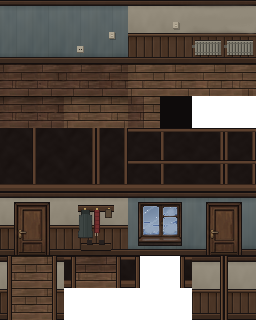
#> input picture assets/tilesets/house_atlas.png, 256 x 320 px, found by its file name
$ python sync_normals.py
#> lines starting #> are read from the running program, lines starting #| are printed output that depends on the picture; after the words box and inside, x2 and y2 are one past the last pixel; in counts of white or black regions, pixels touching at a corner belong together
### tools/build_lighting_assets.py
#!/usr/bin/env python3
"""Generate shaped 2D light textures, subtle painterly normal maps, and CanvasTexture .tres wrappers.

Produces:
  - assets/lights/light_radial_smooth.png   (256x256 smooth physically-inspired radial light)
  - assets/lights/light_window_beam.png     (256x256 angled winter window daylight spill cone)
  - assets/lights/light_lamp_cone.png       (256x256 warm tungsten desk lamp cone + soft halo)
  - assets/normals/*_n.png                  (subtle tangent-space 2D normal maps for Godot 4)
  - assets/materials/*_canvas.tres          (CanvasTexture resources linking diffuse + normal maps)
"""
from pathlib import Path
import numpy as np
from PIL import Image
from scipy.ndimage import gaussian_filter

ROOT = Path("/home/allegro/allegro-the-game")
LIGHTS_DIR = ROOT / "assets/lights"
NORMALS_DIR = ROOT / "assets/normals"
MATS_DIR = ROOT / "assets/materials"

LIGHTS_DIR.mkdir(parents=True, exist_ok=True)
NORMALS_DIR.mkdir(parents=True, exist_ok=True)
MATS_DIR.mkdir(parents=True, exist_ok=True)


# [55 lines left out: functions save_gray_light, build_light_textures, not called in this run]


def make_normal_map(
    src_path: Path,
    out_path: Path,
    strength: float = 0.42,
    blur_sigma: float = 0.65,
    tile_grid: int = 0,
    y_flip: bool = False,
) -> None:
    """Generate clean, non-noisy tangent-space 2D normal map from sprite luminance + alpha silhouette."""
#> called with strength = 0.52, blur_sigma = 0.55, tile_grid = 32, y_flip = False
    im = Image.open(src_path).convert("RGBA")
#> im is the input picture: PIL image 256x320 RGBA; mean R, G, B, A 65.9, 55.1, 47.1, 231.9
    arr = np.array(im, dtype=np.float32) / 255.0
    rgb = arr[..., :3]
    alpha = arr[..., 3]
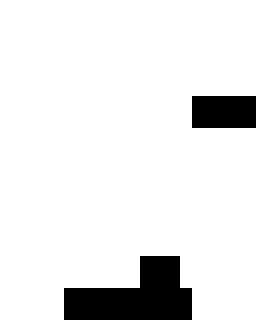
#> alpha: shape (320, 256) float32; values 0 (black) and 1 (white), 90.9% white; 2 black regions, box (x1, y1, x2, y2) and area: (64, 256, 192, 320) 5376, (192, 96, 256, 128) 2048

    # Perceptual luminance as micro-height map
    lum = 0.299 * rgb[..., 0] + 0.587 * rgb[..., 1] + 0.114 * rgb[..., 2]
    # Keep transparent pixels flat so silhouettes don't create wild gradient spikes
    # Fill transparent regions softly with neighboring edge luminance before smoothing
    height = lum.copy()
    mask = alpha > 0.5
    if not mask.all() and mask.any():
        # Gently dome sprites inward from alpha boundary so curved silhouettes catch rim light nicely!
        from scipy.ndimage import distance_transform_edt
        dist = distance_transform_edt(mask).astype(np.float32)
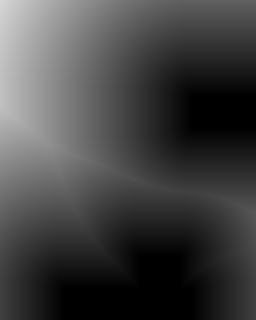
#> dist: shape (320, 256) float32; min 0, max 214.7, mean 66.9
        dome = np.clip(dist / 6.0, 0.0, 1.0)
        dome = np.sqrt(dome)  # soft convex bevel
        height = height * 0.72 + dome * 0.28
        # Neutralize outside height to nearest edge value so Sobel doesn't blow out alpha border
        _, idx = distance_transform_edt(~mask, return_indices=True)
        height = np.where(mask, height, height[idx[0], idx[1]])
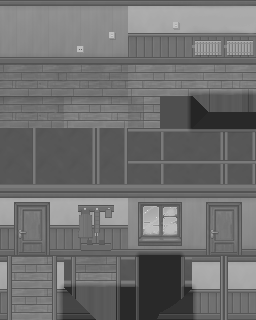
#> height: shape (320, 256) float32; min 0.148, max 0.882, mean 0.435

    if blur_sigma > 0.0:
        height = gaussian_filter(height, sigma=blur_sigma, mode="nearest")

    # Compute smooth central-difference gradients (per-tile clamped if tile_grid > 0 to avoid cross-tile bleed!)
    gx = np.zeros_like(height)
    gy = np.zeros_like(height)
    if tile_grid > 0:
        H, W = height.shape
#> H = 320; W = 256
        for ty in range(0, H, tile_grid):
            for tx in range(0, W, tile_grid):
                sub = height[ty:ty + tile_grid, tx:tx + tile_grid]
                sh, sw = sub.shape
                sub_p = np.pad(sub, 1, mode="edge")
                gx[ty:ty + sh, tx:tx + sw] = (sub_p[1:-1, 2:] - sub_p[1:-1, :-2]) * 0.5
                gy[ty:ty + sh, tx:tx + sw] = (sub_p[2:, 1:-1] - sub_p[:-2, 1:-1]) * 0.5
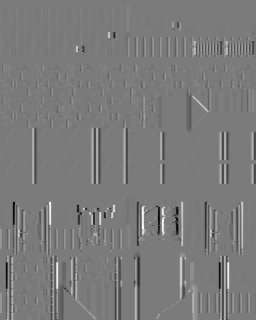
#> gx: shape (320, 256) float32; min -0.148, max 0.159, mean 5.43e-05; drawn with min black and max white
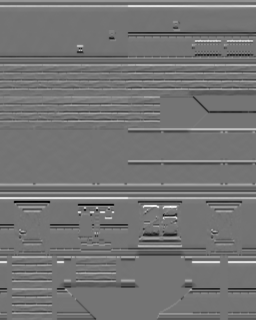
#> gy: shape (320, 256) float32; min -0.143, max 0.171, mean 0.000348; drawn with min black and max white
    else:
        hp = np.pad(height, 1, mode="edge")
        gx = (hp[1:-1, 2:] - hp[1:-1, :-2]) * 0.5
        gy = (hp[2:, 1:-1] - hp[:-2, 1:-1]) * 0.5

    # Normal vector from height gradient:
    # Godot 4 2D normal maps use OpenGL convention (+X right, +Y up in texture space -> -gy in image coords where y grows down)
    nx = -gx * strength * 4.0
    ny = (gy if y_flip else -gy) * strength * 4.0
    nz = np.ones_like(nx)
    length = np.sqrt(nx * nx + ny * ny + nz * nz)
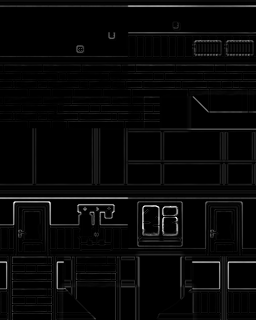
#> length: shape (320, 256) float32; min 1, max 1.07, mean 1; drawn with min black and max white
    nx /= length
    ny /= length
    nz /= length

    # Flatten transparent areas strictly to neutral normal (128, 128, 255)
    if not mask.all():
        nx = np.where(mask, nx, 0.0)
        ny = np.where(mask, ny, 0.0)
        nz = np.where(mask, nz, 1.0)

    r = np.clip((nx * 0.5 + 0.5) * 255.0 + 0.5, 0, 255).astype(np.uint8)
    g = np.clip((ny * 0.5 + 0.5) * 255.0 + 0.5, 0, 255).astype(np.uint8)
    b = np.clip((nz * 0.5 + 0.5) * 255.0 + 0.5, 0, 255).astype(np.uint8)
    a = np.full_like(r, 255)
    Image.fromarray(np.stack([r, g, b, a], axis=-1), "RGBA").save(out_path)
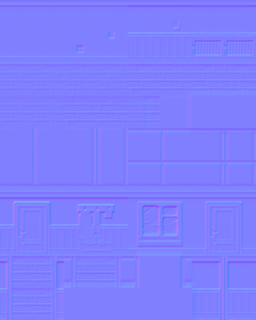
#> saved as house_atlas_n.png: PIL image 256x320 RGBA; mean R, G, B, A 127.6, 127.4, 254.8, 255


def write_canvas_texture(tres_path: Path, diffuse_res: str, normal_res: str) -> None:
    content = f"""[gd_resource type="CanvasTexture" format=3]

[ext_resource type="Texture2D" path="{diffuse_res}" id="1_diff"]
[ext_resource type="Texture2D" path="{normal_res}" id="2_norm"]

[resource]
diffuse_texture = ExtResource("1_diff")
normal_texture = ExtResource("2_norm")
texture_filter = 1
"""
    tres_path.write_text(content)


def build_normals_and_materials() -> None:
    specs = [
        ("house_atlas", "assets/tilesets/house_atlas.png", 0.52, 0.55, 32),
        ("house_furniture_atlas", "assets/tilesets/house_furniture_atlas.png", 0.40, 0.65, 0),
        ("house_props_atlas", "assets/tilesets/house_props_atlas.png", 0.36, 0.60, 32),
        ("simple_desk", "assets/tilesets/simple_desk.png", 0.42, 0.65, 0),
        ("boy_room_furniture", "assets/tilesets/boy_room_furniture.png", 0.40, 0.65, 0),
        ("hallway_runner_rug", "assets/tilesets/hallway_runner_rug.png", 0.38, 0.55, 0),
        ("hero_allegro_sheet", "assets/characters/hero_allegro_sheet.png", 0.34, 0.70, 48),
        ("kitchen_wall_unit", "assets/tilesets/kitchen_wall_unit.png", 0.42, 0.60, 0),
        ("kitchen_table", "assets/tilesets/kitchen_table.png", 0.40, 0.65, 0),
        ("kitchen_chair_r", "assets/tilesets/kitchen_chair_r.png", 0.38, 0.65, 0),
        ("kitchen_chair_l", "assets/tilesets/kitchen_chair_l.png", 0.38, 0.65, 0),
    ]
    for name, rel_path, strength, sigma, grid in specs:
        src = ROOT / rel_path
        norm_rel = f"assets/normals/{name}_n.png"
        make_normal_map(src, ROOT / norm_rel, strength=strength, blur_sigma=sigma, tile_grid=grid, y_flip=False)
        write_canvas_texture(MATS_DIR / f"{name}_canvas.tres", f"res://{rel_path}", f"res://{norm_rel}")
#> pass 2 of the loop in build_normals_and_materials, `for name, rel_path, strength, sigma, grid in specs:`:
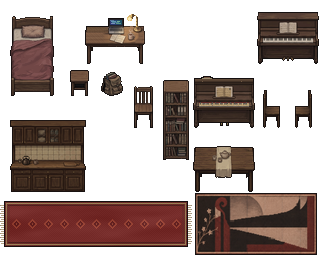
#> input picture assets/tilesets/house_furniture_atlas.png, 320 x 256 px, found by its file name
#> in make_normal_map, im is the input picture: PIL image 320x256 RGBA; mean R, G, B, A 40.9, 26.7, 22.4, 117.7
#> arr: shape (256, 320, 4) float32
#> rgb: shape (256, 320, 3) float32
#> alpha: shape (256, 320) float32
#> lum: shape (256, 320) float32
#> mask: shape (256, 320) bool; 46.2% white; 14 white regions, largest, box (x1, y1, x2, y2) and area: (0, 201, 192, 247) 8604, (195, 193, 317, 255) 7564, (10, 120, 86, 192) 5276
#> dist: shape (256, 320) float32
#> in make_normal_map (call 2), `ny = (gy if y_flip else -gy) * strength * 4.0`:
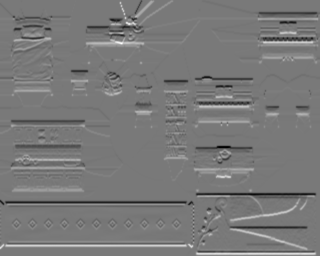
#> ny: shape (256, 320) float32; min -0.315, max 0.347, mean 0.000384; drawn with min black and max white
#> in make_normal_map (call 2), `length = np.sqrt(nx * nx + ny * ny + nz * nz)`:
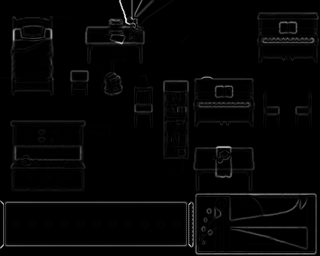
#> length: shape (256, 320) float32; min 1, max 1.07, mean 1; drawn with min black and max white
    print(f"Generated {len(specs)} painterly normal maps + CanvasTexture resources.")


# [3 lines that do not run on import are left out]

### tools/sync_normals.py
#!/usr/bin/env python3
"""Safely regenerate 2D normal maps & CanvasTexture resources from edited PNG tilesets without touching source art."""
import sys
from pathlib import Path

sys.path.insert(0, str(Path(__file__).resolve().parent))
import build_lighting_assets  # noqa: E402


def main() -> None:
    build_lighting_assets.build_normals_and_materials()


if __name__ == "__main__":
#> (the run stopped early here; a loop or call above may not have finished)
